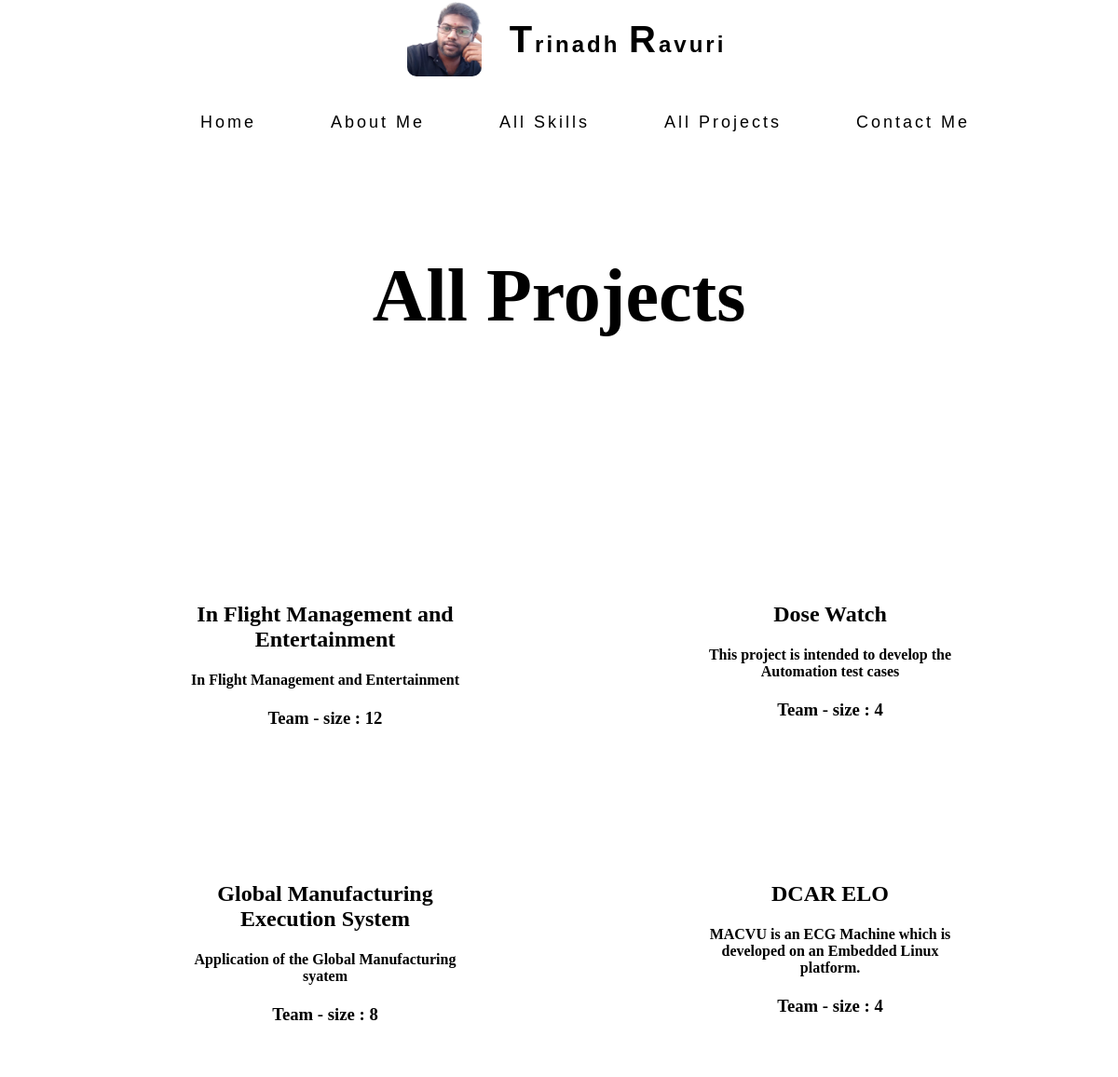
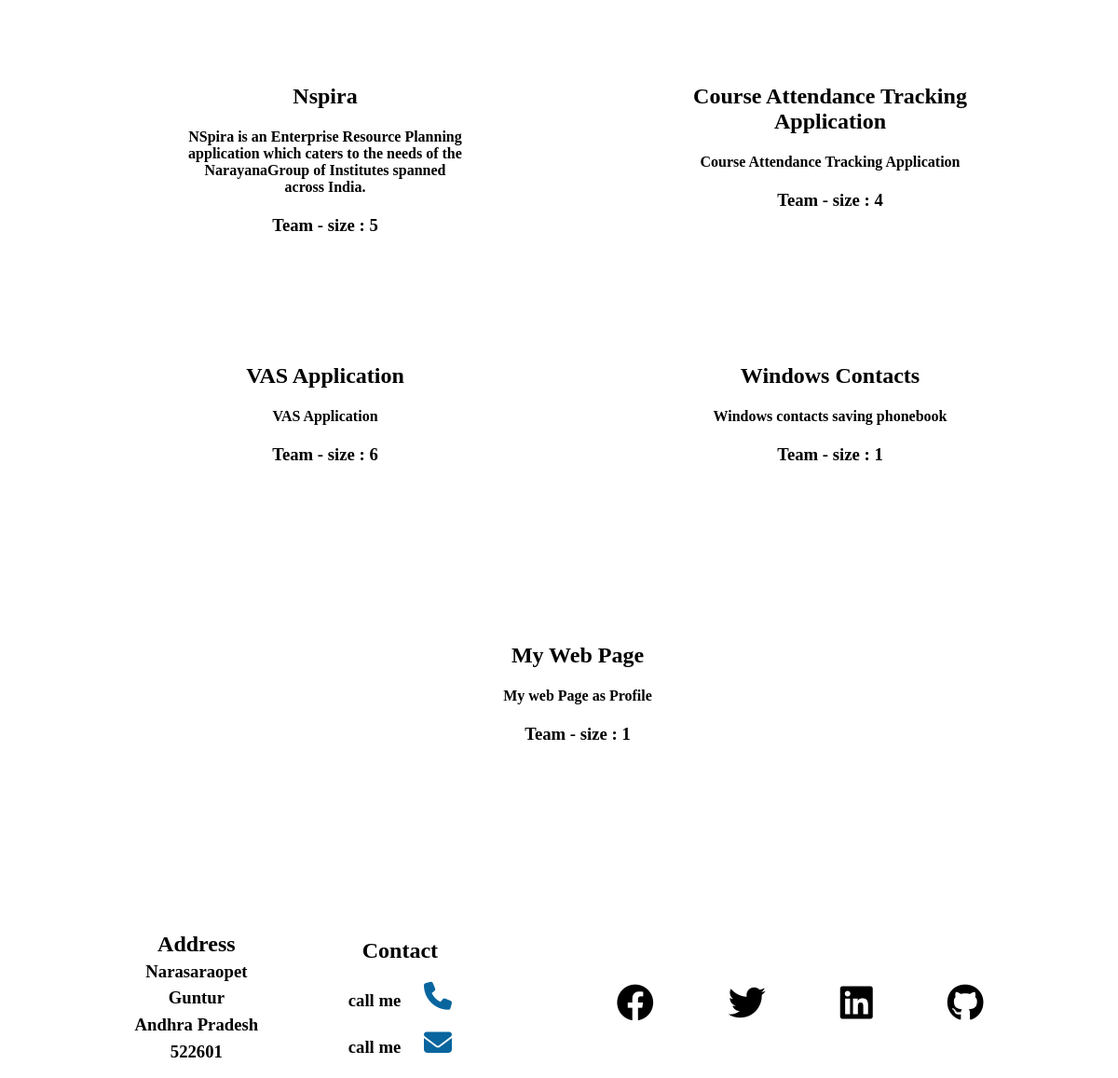
The page /allprojects on the database its author committed (2 pictures, top to bottom).
### mypage/models.py (models this page shows, shortened)
class Projects(models.Model):
    project_name = models.CharField(max_length=100)
    project_img = models.ImageField(upload_to='media',null=True)
    Project_quote = models.CharField(max_length=500)
    project_teamsize = models.IntegerField()
    project_roles = models.TextField(max_length=10000)
    project_skills = models.ManyToManyField(Skills)
    class Meta:
        verbose_name_plural = 'Projects'

### mypage/views.py (the view)
# urls.py: path('allprojects',views.allprojects,name='allprojects'),
def allprojects(request):
    projects = Projects.objects.all()
    context = {
        'projects':projects
    }
    return render(request,'allprojects.html',context)

### mypage/templates/allprojects.html (shortened to what this page needs)
{% extends 'base.html'%}
{% load static %}
{% block content %}
<section class="allprojects">
        <h1 class="title2">All Projects</h1>
    <div>
        <ul>
            {% for project in projects %}
            <li>
                <h1 class="projectname"><a href="{% url 'singleproject' project.id %}">{{project.project_name}}</a></h1>
                <h4 class="projectqoute"><a href="{% url 'singleproject' project.id %}">{{project.Project_quote}}</a></h4>
                <h3>Team - size : {{project.project_teamsize}}</h3>
            </li>
            {% endfor %}
        </ul>
    </div>
</section>
<br>
{% endblock %}

### templates/base.html (style rules this page uses)
* { transition: all 0.2s ease; scroll-behavior: smooth; }

### mypage/templates/allprojects.html (style rules this page uses)
.allprojects { display: flex; position: relative; flex-wrap: wrap; top:150px; text-align: center; justify-content: space-around; padding: 30px; }
.allprojects a { text-decoration: none; color: black; }
.allprojects .title2 { font-size: 80px; padding-bottom: 130px; }
.allprojects ul { display: flex; flex-wrap: wrap; text-align: center; justify-content: space-around; }
.allprojects ul li { height: 200px; width: 300px; margin: 20px; padding: 30px; list-style: none; overflow: hidden; }
.allprojects ul li a { text-decoration: none; color: black; }

### rows shown on the page
Projects: project_name "In Flight Management and Entertainment", Project_quote "In Flight Management and Entertainment", project_teamsize "12"
Projects: project_name "Dose Watch", Project_quote "This project is intended to develop the Automation test cases", project_teamsize "4"
Projects: project_name "Global Manufacturing Execution System", Project_quote "Application of the Global Manufacturing syatem", project_teamsize "8"
Projects: project_name "DCAR ELO", Project_quote "MACVU is an ECG Machine which is developed on an Embedded Linux platform.", project_teamsize "4"
Projects: project_name "Nspira", Project_quote "NSpira is an Enterprise Resource Planning application which caters to the needs of the NarayanaGroup of Institutes spanned across India.", project_teamsize "5"
Projects: project_name "Course Attendance Tracking Application", Project_quote "Course Attendance Tracking Application", project_teamsize "4"
Projects: project_name "VAS Application", Project_quote "VAS Application", project_teamsize "6"
Projects: project_name "Windows Contacts", Project_quote "Windows contacts saving phonebook", project_teamsize "1"
Projects: project_name "My Web Page", Project_quote "My web Page as Profile", project_teamsize "1"
